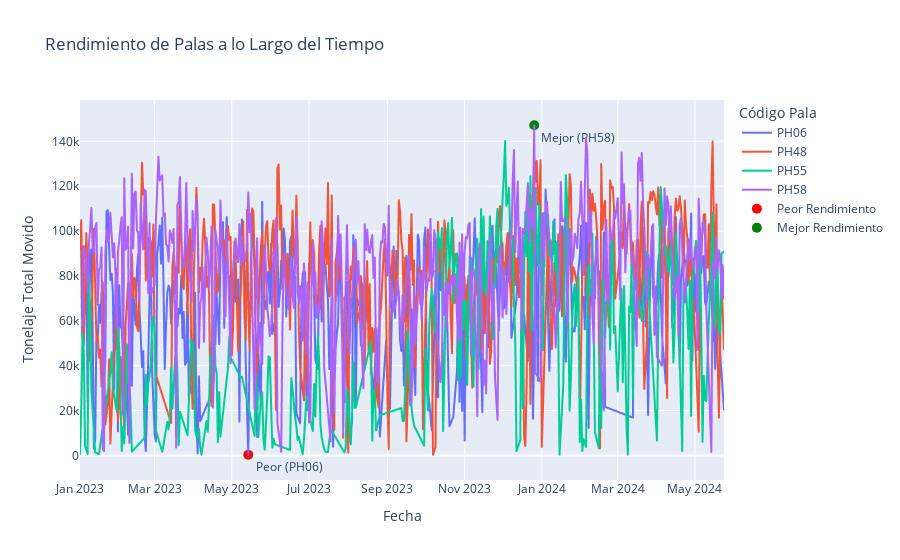

Notebook code cell kept with this figure:
### Markdown cell above
<h2>5.7 Rendimiento de Palas a lo largo del tiempo</h2>

### Code cell
#  Calcular el rendimiento total por pala a lo largo del tiempo (agregado diario)
rendimiento_tiempo_palas = df.groupby(['date', 'loader']).agg({
    'ton': 'sum',  # Tonelaje total movido por día
    'eficiencia_ciclo': 'mean'  # Eficiencia media por ciclo
}).reset_index()

#  Identificar el peor y mejor rendimiento en términos de tonelaje para las palas
peor_rendimiento_pala = rendimiento_tiempo_palas.loc[rendimiento_tiempo_palas['ton'].idxmin()]
mejor_rendimiento_pala = rendimiento_tiempo_palas.loc[rendimiento_tiempo_palas['ton'].idxmax()]

#  Visualización interactiva con Plotly para palas
fig_palas = px.line(rendimiento_tiempo_palas, 
                    x='date', 
                    y='ton', 
                    color='loader', 
                    title='Rendimiento de Palas a lo Largo del Tiempo',
                    labels={'ton': 'Tonelaje Total Movido', 'date': 'Fecha', 'loader': 'Código Pala'},
                    hover_data={'eficiencia_ciclo': True})  # Incluir la eficiencia en el hover

# Marcar el peor y mejor rendimiento
fig_palas.add_scatter(x=[peor_rendimiento_pala['date']], y=[peor_rendimiento_pala['ton']],
                      mode='markers+text', name='Peor Rendimiento',
                      text=f'Peor ({peor_rendimiento_pala["loader"]})',
                      marker=dict(color='red', size=10), textposition='bottom right')

fig_palas.add_scatter(x=[mejor_rendimiento_pala['date']], y=[mejor_rendimiento_pala['ton']],
                      mode='markers+text', name='Mejor Rendimiento',
                      text=f'Mejor ({mejor_rendimiento_pala["loader"]})',
                      marker=dict(color='green', size=10), textposition='bottom right')

# Mostrar el gráfico
fig_palas.show()

# Mostrar resultados de mejor y peor rendimiento en consola
print(f"Peor rendimiento de pala: {peor_rendimiento_pala['loader']} en {peor_rendimiento_pala['date']} con {peor_rendimiento_pala['ton']} toneladas movidas.")
print(f"Mejor rendimiento de pala: {mejor_rendimiento_pala['loader']} en {mejor_rendimiento_pala['date']} con {mejor_rendimiento_pala['ton']} toneladas movidas.")

### Figure 1 — Plotly figure (JSON) as saved in the notebook; plotly's stock layout.template omitted (floating-point values rounded to 4 significant figures; data arrays with more than 128 entries replaced by an {"elided": "..."} marker saying what was removed)
{"data": [{"customdata": {"elided": "443x1 float values"}, "hovertemplate": "Código Pala=PH06<br>Fecha=%{x}<br>Tonelaje Total Movido=%{y}<br>eficiencia_ciclo=%{customdata[0]}<extra></extra>", "legendgroup": "PH06", "line": {"color": "#636efa", "dash": "solid"}, "marker": {"symbol": "circle"}, "mode": "lines", "name": "PH06", "showlegend": true, "type": "scattergl", "x": {"elided": "443 str values"}, "xaxis": "x", "y": {"elided": "443 float values"}, "yaxis": "y"}, {"customdata": {"elided": "477x1 float values"}, "hovertemplate": "Código Pala=PH48<br>Fecha=%{x}<br>Tonelaje Total Movido=%{y}<br>eficiencia_ciclo=%{customdata[0]}<extra></extra>", "legendgroup": "PH48", "line": {"color": "#EF553B", "dash": "solid"}, "marker": {"symbol": "circle"}, "mode": "lines", "name": "PH48", "showlegend": true, "type": "scattergl", "x": {"elided": "477 str values"}, "xaxis": "x", "y": {"elided": "477 float values"}, "yaxis": "y"}, {"customdata": {"elided": "359x1 float values"}, "hovertemplate": "Código Pala=PH55<br>Fecha=%{x}<br>Tonelaje Total Movido=%{y}<br>eficiencia_ciclo=%{customdata[0]}<extra></extra>", "legendgroup": "PH55", "line": {"color": "#00cc96", "dash": "solid"}, "marker": {"symbol": "circle"}, "mode": "lines", "name": "PH55", "showlegend": true, "type": "scattergl", "x": {"elided": "359 str values"}, "xaxis": "x", "y": {"elided": "359 float values"}, "yaxis": "y"}, {"customdata": {"elided": "479x1 float values"}, "hovertemplate": "Código Pala=PH58<br>Fecha=%{x}<br>Tonelaje Total Movido=%{y}<br>eficiencia_ciclo=%{customdata[0]}<extra></extra>", "legendgroup": "PH58", "line": {"color": "#ab63fa", "dash": "solid"}, "marker": {"symbol": "circle"}, "mode": "lines", "name": "PH58", "showlegend": true, "type": "scattergl", "x": {"elided": "479 str values"}, "xaxis": "x", "y": {"elided": "479 float values"}, "yaxis": "y"}, {"marker": {"color": "red", "size": 10}, "mode": "markers+text", "name": "Peor Rendimiento", "text": "Peor (PH06)", "textposition": "bottom right", "type": "scatter", "x": ["2023-05-14T00:00:00"], "y": [299.4]}, {"marker": {"color": "green", "size": 10}, "mode": "markers+text", "name": "Mejor Rendimiento", "text": "Mejor (PH58)", "textposition": "bottom right", "type": "scatter", "x": ["2023-12-26T00:00:00"], "y": [147200.0]}], "layout": {"legend": {"title": {"text": "Código Pala"}, "tracegroupgap": 0}, "title": {"text": "Rendimiento de Palas a lo Largo del Tiempo"}, "xaxis": {"anchor": "y", "domain": [0, 1], "title": {"text": "Fecha"}}, "yaxis": {"anchor": "x", "domain": [0, 1], "title": {"text": "Tonelaje Total Movido"}}}}
